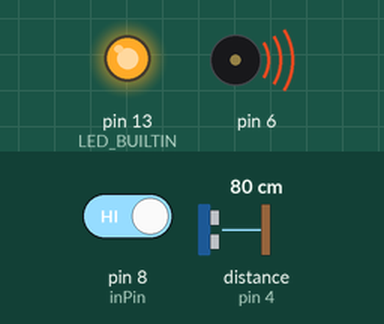
This sketch was run on a simulated Arduino Uno, built with avr-gcc and run on an emulated ATmega328P. Parts: output pins drawn as LEDs (lit = HIGH), buzzer (waves = sounding). Wiring (inferred from the names in the program): ultrasonic range finder: trigger pin 2; echo pin 4. Inputs (shaded band) come from the test bench; at power-on: pin 8 (inPin) HIGH, distance to the obstacle (sensor on pin 4) 80 cm. The echo pulse lasts 58.3 µs per cm; pins used as bus, display or sensor lines are not drawn.

Above: at 1.2 s.
1.3 s: pin 8 (inPin) driven LOW
At 1.36 s:
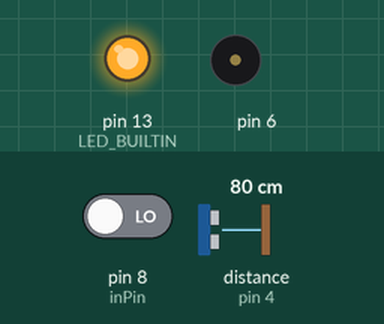
At 2.5 s:
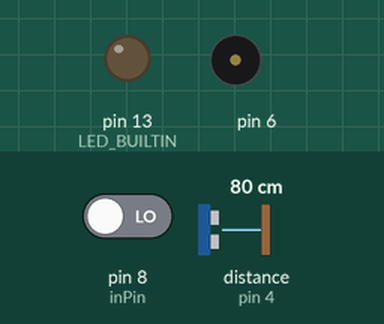
Timing chart, 0 to 4.3 s (numbered marks = the images above; inputs shaded):
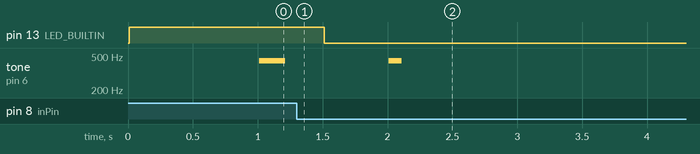

Measured:
- after the input at 1.3 s, pin 13 (LED_BUILTIN): goes on until 1.5 s, then stays LOW; tone on pin 6: goes on until 2.1 s, then stays silent

The sketch:

Light_and_sound_alarm_v2.ino
```cpp
/*
Prototype code for an alarm system that detects
how far away something is, then if it is below a certain
distance, flashes a light and plays a soundr
*/


const int trigPin = 2;
const int echoPin = 4;
int inPin = 8;
int val = 1;
bool running = true;

void setup() {
  // initialize serial communication:
  Serial.begin(9600);
    // initialize digital pin LED_BUILTIN as an output.
  pinMode(LED_BUILTIN, OUTPUT);
  pinMode(inPin, INPUT); //Set the pushbutton pin as input

}

// the loop function runs over and over again forever
void loop() {
  if (! running) {
    return;
  }
  // Detects distance, then flashes light if it meets if statement
  distance();
  if (distance() < 50)
    digitalWrite(LED_BUILTIN, HIGH);   // turn the LED on (HIGH is the voltage level)
  delay(1000);                       // wait for a second
    noTone(6);
  // play a note on pin 6 for 100 ms:
  tone(6, 440, 200);
  delay(500);
  digitalWrite(LED_BUILTIN, LOW);    // turn the LED off by making the voltage LOW
  delay(500);                // wait for a half second
    noTone(6);
  // play a note on pin 6 for 100 ms:
  tone(6, 440, 200);
  delay(100);
  noTone(6);
 val = digitalRead(inPin);
  if (val == 0)
    running = false;
}


  long distance()
  {
  // establish variables for duration of the ping,
  // and the distance result in inches and centimeters:
  long duration, inches;

  // The sensor is triggered by a HIGH pulse of 10 or more microseconds.
  // Give a short LOW pulse beforehand to ensure a clean HIGH pulse:
  pinMode(trigPin, OUTPUT);
  digitalWrite(trigPin, LOW);
  delayMicroseconds(2);
  digitalWrite(trigPin, HIGH);
  delayMicroseconds(10);
  digitalWrite(trigPin, LOW);

  // Read the signal from the sensor: a HIGH pulse whose
  // duration is the time (in microseconds) from the sending
  // of the ping to the reception of its echo off of an object.
  pinMode(echoPin, INPUT);
  duration = pulseIn(echoPin, HIGH);

  // convert the time into a distance
  inches = microsecondsToInches(duration);
  return inches;
}

long microsecondsToInches(long microseconds)
{
  // According to Parallax's datasheet for the PING))), there are
  // 73.746 microseconds per inch (i.e. sound travels at 1130 feet per
  // second).  This gives the distance travelled by the ping, outbound
  // and return, so we divide by 2 to get the distance of the obstacle.
  // See: http://www.parallax.com/dl/docs/prod/acc/28015-PING-v1.3.pdf
  return microseconds / 74 / 2;
}
```
